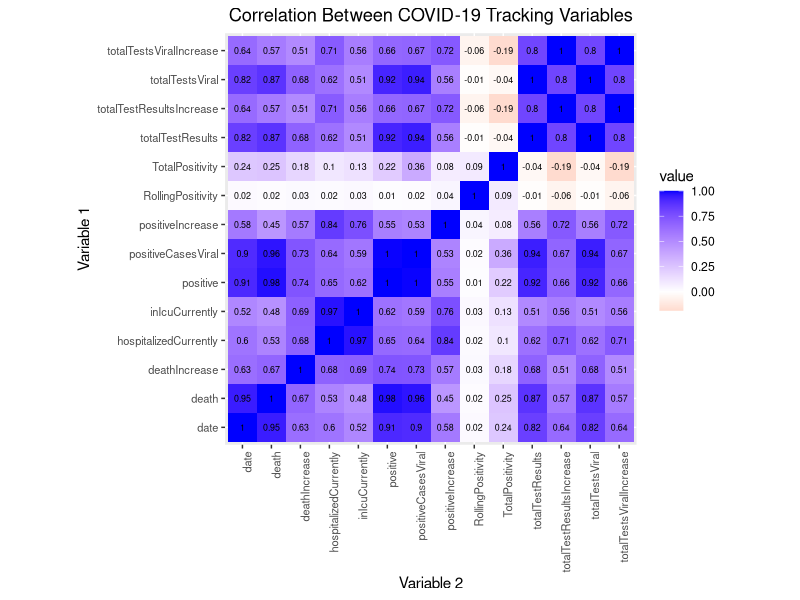
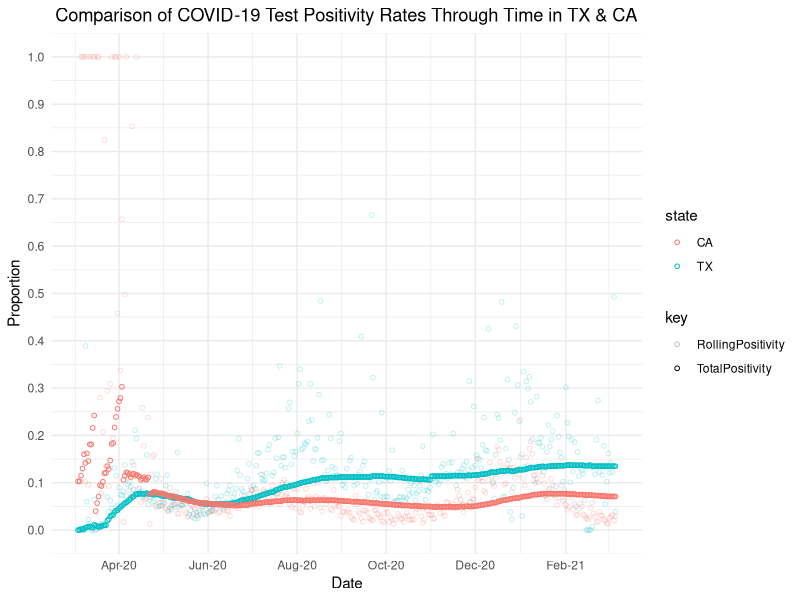
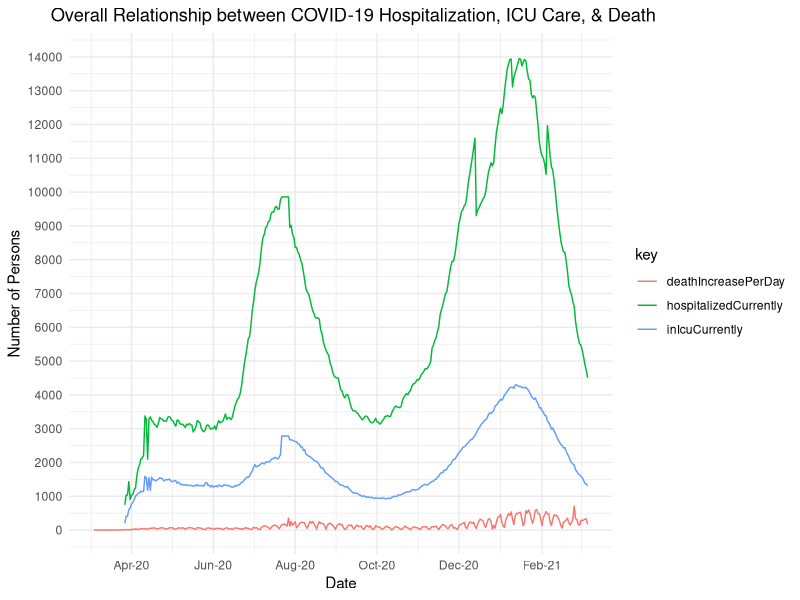
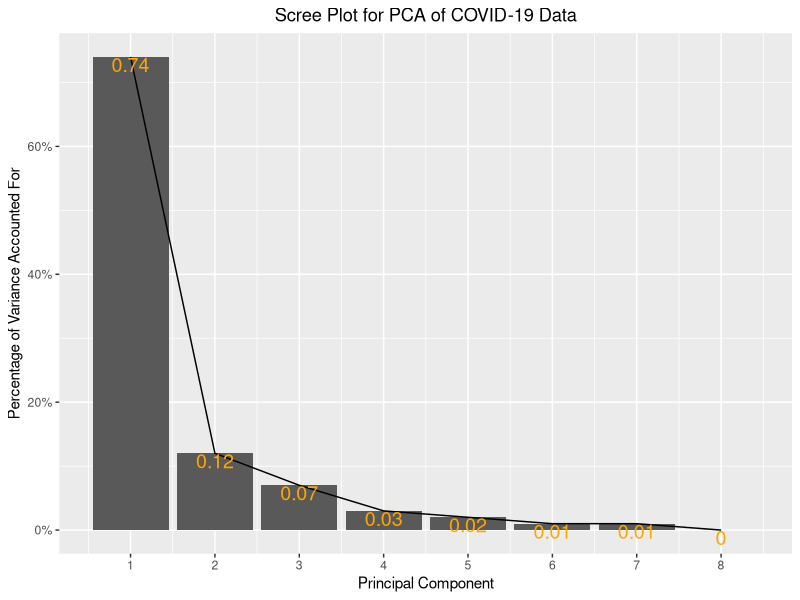
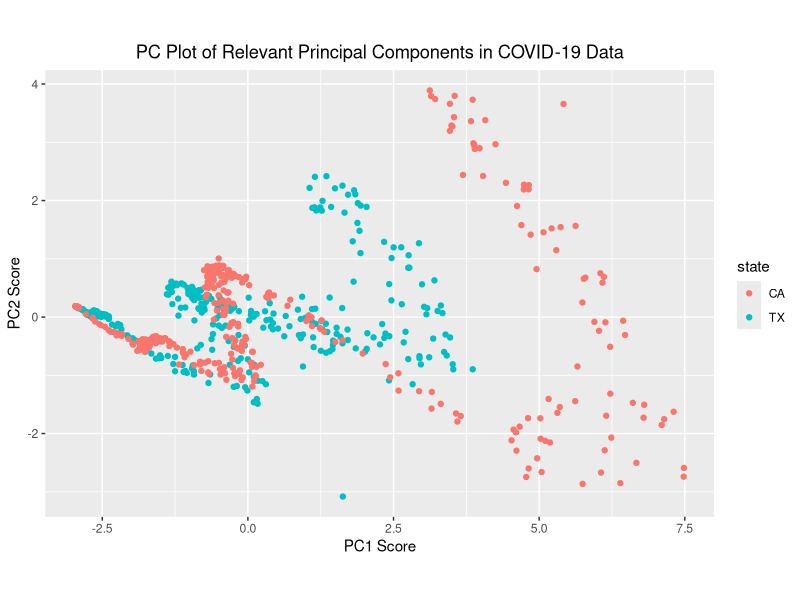
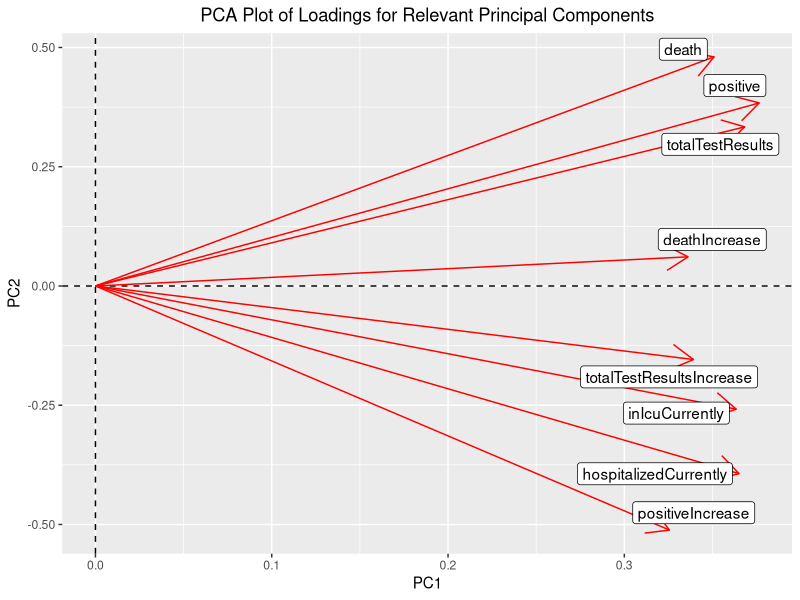

These charts were generated, in order, by the following R code:
## ---- chunk 1
knitr::opts_chunk$set(echo = TRUE, eval = TRUE, fig.align = "center", warning = F, message = F,
tidy=TRUE, tidy.opts=list(width.cutoff=60), R.options=list(max.print=100))
## ---- chunk 2
library(lubridate)
library(tidyverse)
library(dplyr)
TXHis <- read.csv("texas-history.csv")
CAHis<-read.csv("california-history.csv")
tx20<-TXHis[-c(370),]
ca20<-CAHis
covdata<-full_join(tx20, ca20)
## ---- chunk 3
covdata$date<-as.Date(covdata$date)
covdata<-covdata %>% select(-deathConfirmed,-deathProbable,-hospitalized,-hospitalizedCumulative,-hospitalizedIncrease,-inIcuCumulative,-negative,-negativeIncrease, -negativeTestsAntibody,-negativeTestsPeopleAntibody,-negativeTestsViral,-onVentilatorCumulative,-onVentilatorCurrently,-positiveScore,-positiveTestsPeopleAntibody,-positiveTestsPeopleAntigen, -totalTestEncountersViral,-totalTestEncountersViralIncrease,-totalTestsPeopleAntibody,-totalTestsPeopleAntigen,-totalTestsPeopleViral,-totalTestsPeopleViralIncrease)%>% mutate(TotalPositivity=positive/totalTestResults, RollingPositivity=ifelse(is.infinite(positiveIncrease/totalTestResultsIncrease),0,positiveIncrease/totalTestResultsIncrease))
covdata%>% arrange(desc(date)) %>% summarise_if(is.numeric,list(Mean=mean,SD=sd,Variance=var,Max=max,N=n_distinct),na.rm=T)%>%pivot_longer(contains("_"))%>% separate(name, into = c("Variable", "Stat"),sep="_")%>%pivot_wider(names_from="Variable",values_from="value")%>%mutate_if(is.numeric,round,3)
covdata%>%select(-positiveTestsAntibody,-positiveTestsAntigen,-positiveTestsViral,-recovered,-totalTestsAntibody,-totalTestsAntigen)%>%  mutate(date=as.Date(date))%>%filter(date>"2020-06-07")%>%group_by(state)%>%summarise_if(is.numeric,list(Mean=mean,SD=sd,Variance=var,Max=max,N=n_distinct,Median=median),na.rm=T)%>% pivot_longer(contains("_"))%>% separate(name, into = c("Variable", "Stat"),sep="_")%>%pivot_wider(names_from="Variable",values_from="value")%>%mutate_if(is.numeric,round,3)
## ---- chunk 4
cov<-covdata%>%select(-state,-positiveTestsAntibody,-positiveTestsAntigen,-positiveTestsViral,-recovered,-totalTestsAntibody,-totalTestsAntigen)%>%mutate(date=as.numeric(date))%>%cor(use="pair")
cov
## ---- chunk 5
cov %>% as.data.frame %>% rownames_to_column%>%pivot_longer(-1)%>%ggplot(aes(rowname,name,fill=value))+  geom_tile()+  scale_fill_gradient2(low="red",high="blue")+  geom_text(aes(label=round(value,2)),color = "black", size = 2.25)+ xlab("")+ylab("")+theme(axis.text.x = element_text(size=8,angle = 90, hjust=1), axis.text.y = element_text(size=8))+  coord_fixed()+ggtitle("Correlation Between COVID-19 Tracking Variables")+theme(plot.title = element_text(hjust = 0.5))+xlab("Variable 2")+ylab("Variable 1")
## ---- chunk 6
statcov<-covdata%>%select(-positiveTestsAntibody,-positiveTestsAntigen,-positiveTestsViral,-recovered,-totalTestsAntibody,-totalTestsAntigen)%>%mutate_if(is.numeric,round,3)
statcov$date<-as.Date(statcov$date,format = "%m/%d/%Y")
statcov %>%
    gather(key,value, RollingPositivity, TotalPositivity) %>%
    ggplot(aes(x=date, y=value, alpha=key,color=state)) +
    geom_point(size=1.25,shape=1)+scale_alpha_discrete(range = c(0.25, 1))+scale_y_continuous(limits = c(0,1),breaks  =  seq(0,1,.1))+scale_x_date(date_breaks = "2 months", date_labels = "%b-%y")+theme_minimal()+ggtitle("Comparison of COVID-19 Test Positivity Rates Through Time in TX & CA")+theme(plot.title = element_text(hjust = 0.45))+xlab("Date")+ylab("Proportion")
## ---- chunk 7
statcov %>% mutate(deathIncreasePerDay=deathIncrease)%>%
    gather(key,value, deathIncreasePerDay, hospitalizedCurrently,inIcuCurrently) %>%
    ggplot(aes(x=date, y=value, color=key)) +
    geom_line(stat = "summary",fun=mean)+scale_y_continuous(limits = c(0,14000),breaks  =  seq(0,14000,1000))+scale_x_date(date_breaks = "2 months", date_labels = "%b-%y")+theme_minimal()+ggtitle("Overall Relationship between COVID-19 Hospitalization, ICU Care, & Death")+ylab("Number of Persons")+xlab("Date")+theme(plot.title = element_text(hjust = 0.3))
## ---- chunk 8
vistatcov<-statcov%>%select(-TotalPositivity,-RollingPositivity,-positiveCasesViral,-totalTestsViral, -totalTestsViralIncrease)
vistatcov[is.na(vistatcov)] = 0
cov_num<-vistatcov %>% select_if(is.numeric,na.rm=T) %>% scale
rownames(cov_num)<-vistatcov$date
cov_pca<-princomp(cov_num)
## ---- chunk 9
eigval<-cov_pca$sdev^2
varprop=round(eigval/sum(eigval), 2)
ggplot() + geom_bar(aes(y=varprop, x=1:8), stat="identity") + xlab("") + geom_path(aes(y=varprop,x=1:8))+geom_text(aes(x=1:8, y=varprop, label=round(varprop, 2)), vjust=1, col="orange", size=5)+ scale_y_continuous(breaks=seq(0, .6, .2), labels =scales::percent)+scale_x_continuous(breaks=1:10)+ggtitle("Scree Plot for PCA of COVID-19 Data")+theme(plot.title = element_text(hjust = 0.5))+xlab("Principal Component")+ylab("Percentage of Variance Accounted For")
eigval
## ---- chunk 10

covplot<-statcov %>% select_if(is.numeric,na.rm=T)
statcov%>%mutate(PC1=cov_pca$scores[, 1], PC2=cov_pca$scores[, 2]) %>%
ggplot(aes(PC1, PC2, color=state)) + geom_point() + coord_fixed()+ggtitle("PC Plot of Relevant Principal Components in COVID-19 Data")+theme(plot.title = element_text(hjust = 0.5))+xlab("PC1 Score")+ylab("PC2 Score")

library(ggrepel)
cov_pca$loadings[1:8, 1:2] %>% as.data.frame %>% rownames_to_column %>%
ggplot() + geom_hline(aes(yintercept=0), lty=2) +
geom_vline(aes(xintercept=0), lty=2) + ylab("PC2") + xlab("PC1") +
geom_segment(aes(x=0, y=0, xend=Comp.1, yend=Comp.2), arrow=arrow(), col="red") +
geom_label_repel(aes(x=Comp.1, y=Comp.2, label=rowname))+ggtitle("PCA Plot of Loadings for Relevant Principal Components")+theme(plot.title = element_text(hjust = 0.5))
## ---- chunk 11
cov_pca$loadings
summary(cov_pca, loadings=T)
